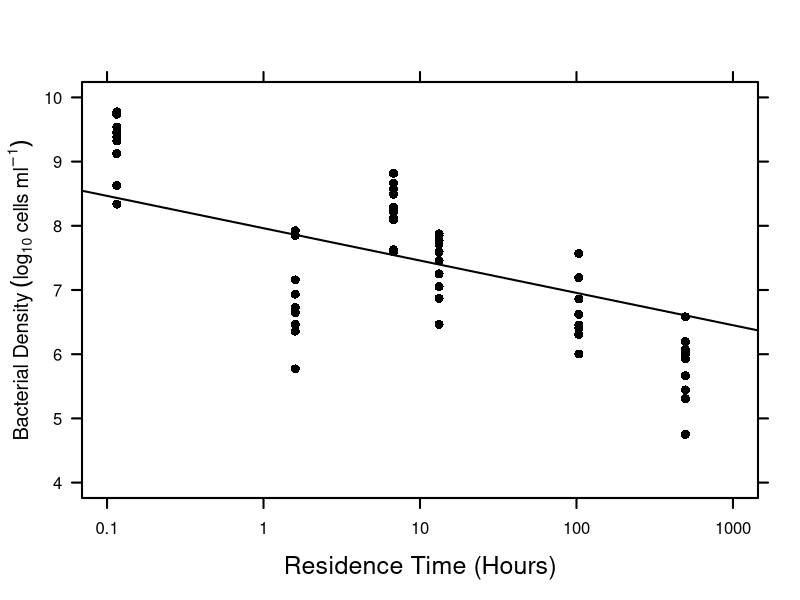
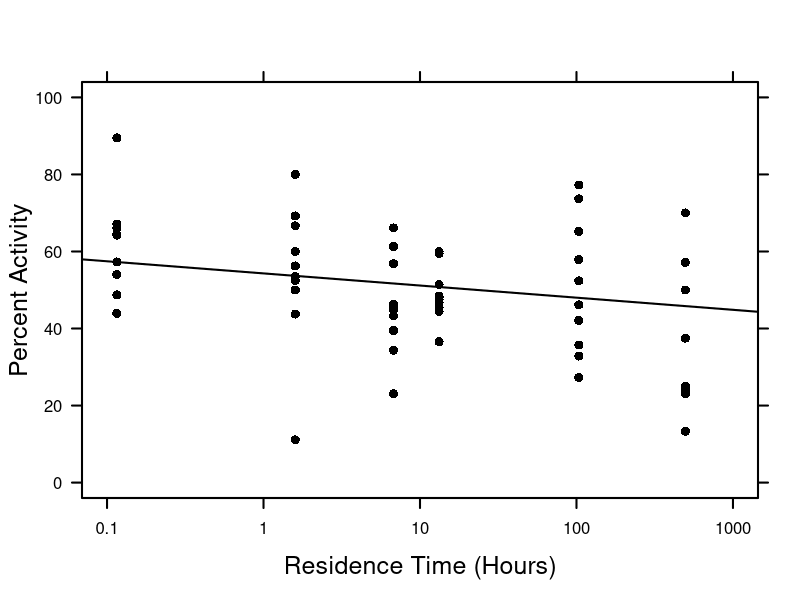

Here is the R script that generated these plots, in order:

baccount =  read.csv("../data/microscopy/final_cell_count_post.csv", header = TRUE)
str(baccount)
names(baccount)
summary(baccount)
attach(baccount)
shapiro.test(Residence.Time..hrs.)# p < .05, R.T. times are normally distributed
logRT= log(Residence.Time..hrs.)#Graph region cannot appropriately capture the wide gradient of R.T. values. Transformation makes this clearer.
shapiro.test(logRT)# p < .05, data is parametric
#Use Pearson's Product Moment for correlation.

#R.T. Vs. Total Cell Count. Logarithmic Transformation 
logcount=log(DAPI.Count)
logcell=log(Cell_ml)
shapiro.test(logcell)# p < .05 Data is parametric.
shapiro.test(logcount)#p > .05. Data is nonparametric. 
#The data was transformed to linearize the graph.
#As opposed to transformation, Use Kendall's to test correlation.



png("../figures/Density_RT.png", height = 1200, width = 1200, res = 192)
plot(logRT, logcell, 
     xlab = "", ylab = "", 
     xaxt = "n", yaxt = "n",
     cex = 1.2, pch = 16, xlim = log10(c(0.1, 1000)), ylim = c(4,10))
axis(side = 1, 
     labels = c(.1, 1, 10, 100, 1000),
     at = log10(c(.1, 1, 10, 100, 1000)), cex.lab = 1.5, lwd.ticks = 2)
axis(side = 2,
     las = 1, cex.lab = 1.5, lwd.ticks = 2)
axis(side = 3, at = log10(c(.1, 1, 10, 100, 1000)), labels = F, lwd.ticks = 2)
axis(side = 4, labels = F, lwd.ticks = 2)
box(lwd = 2)
abline(lm(logcell ~ logRT), lwd = 2)
mtext("Residence Time (Hours)", line = 3, side = 1, cex = 1.5)
mtext(expression("Bacterial Density" ~ (log[10] ~ cells ~ ml^{-1}) ), 
      line = 2.25, side = 2, cex = 1.2)
dev.off()

png("../figures/Activity_RT.png", height = 1200, width = 1200, res = 192)
plot(logRT, X..Active, 
     xlab = "", ylab = "", 
     xaxt = "n", yaxt = "n",
     cex = 1.2, pch = 16, ylim = c(0,100), xlim = log10(c(.1, 1000)))
axis(side = 1, 
     labels = c(.1, 1, 10, 100, 1000),
     at = log10(c(.1, 1, 10, 100, 1000)), cex.lab = 1.5, lwd.ticks = 2)
axis(side = 2,
     las = 1, cex.lab = 1.5, lwd.ticks = 2)
axis(side = 3, at = log10(c(.1, 1, 10, 100, 1000)), labels = F, lwd.ticks = 2)
axis(side = 4, labels = F, lwd.ticks = 2)
box(lwd = 2)
abline(lm(X..Active ~ logRT), lwd = 2)
mtext("Residence Time (Hours)", line = 3, side = 1, cex = 1.5)
mtext(expression("Percent Activity"), 
      line = 2.25, side = 2, cex = 1.5)
dev.off()